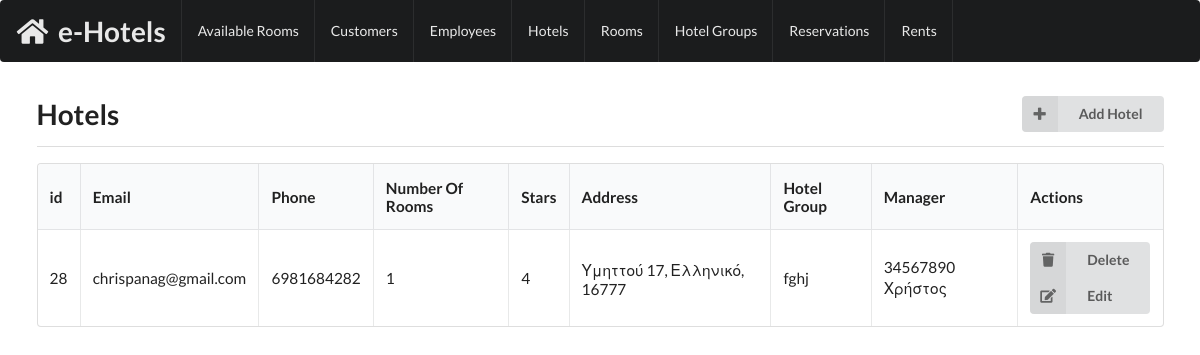
The page /hotels on the database as committed earlier.
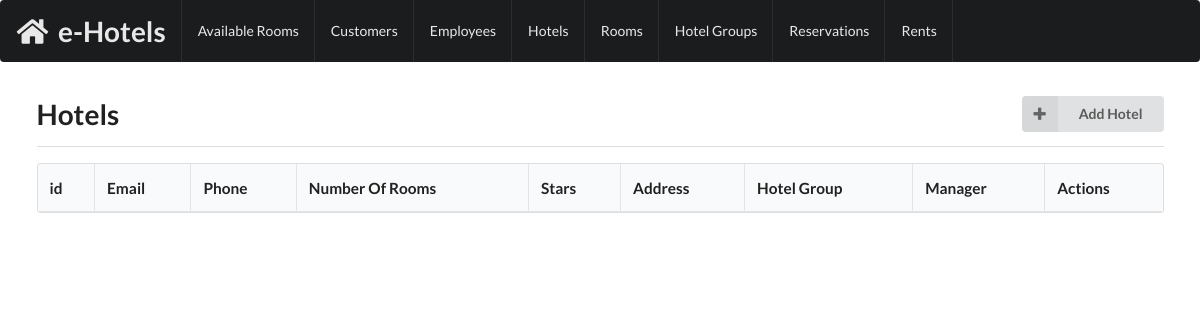
The same page on the database as committed later.
### tables this page shows
CREATE TABLE `HOTELS` (
  `id` int(11) NOT NULL,
  `email_address` varchar(255) NOT NULL,
  `phone_number` varchar(255) NOT NULL,
  `stars` enum('0','1','2','3','4','5') NOT NULL,
  `hotel_group_id` int(11) NOT NULL,
  `address_id` int(11) NOT NULL
);

CREATE TABLE `ADDRESSES` (
  `address_id` int(11) NOT NULL,
  `street` varchar(255) NOT NULL,
  `number` varchar(255) DEFAULT NULL,
  `postal_code` varchar(255) NOT NULL,
  `city` varchar(255) NOT NULL
);

CREATE TABLE `HOTEL_GROUPS` (
  `id` int(11) NOT NULL,
  `email` varchar(255) NOT NULL,
  `phone` varchar(255) NOT NULL,
  `hotel_number` int(11) GENERATED ALWAYS AS (_utf8mb4'SELECT COUNT(*) FROM HOTELS WHERE HOTELS.hotel_group_id = HOTEL_GROUPS.id') VIRTUAL
);

CREATE TABLE `EMPLOYEES` (
  `irs_number` varchar(255) NOT NULL,
  `ssn` varchar(255) NOT NULL,
  `first_name` varchar(255) NOT NULL,
  `last_name` varchar(255) NOT NULL,
  `address_id` int(11) NOT NULL
);

### controllers/view_controller.php (called while the page is built, shortened)
<?php
    class View {
        function __construct($name, $variables, $type = "View") {
            $this->name = $name;
            $this->values = array();
            foreach($variables as $key => $value) {
                $this->values[$key] = $value;
            }
        }
        function render() {
            $values = $this->values;
            require_once '../templates/header.php';
            require_once '../views/'.$this->name.'.php';
            require_once '../templates/footer.php';
        }
    }
?>

### controllers/hotels_controller.php (called while the page is built, shortened)
<?php
require_once '../models/hotel.php';
require_once '../models/employee.php';
require_once '../models/hotel_group.php';
require_once '../controllers/view_controller.php';
class HotelsController {
    function showAll() {
        $hotels = Hotel::fetchAll();
        (new View('hotels', array('hotels' => $hotels)
        ))->render();
        die();
    }
}
?>

### models/hotel.php (called while the page is built, shortened)
<?php
require_once '../models/hotel_group.php';
require_once '../models/employee.php';
class Hotel {
    private function isAssoc(array $arr) {
        return array_keys($arr) !== range(0, count($arr) - 1);
    }
    function __construct($hotel_data) {
        if (!Hotel::isAssoc($hotel_data)) {
            $this->id = $hotel_data[0];
            $this->email = $hotel_data[1];
            $this->phone = $hotel_data[2];
            $this->stars = $hotel_data[3];
            $this->hotel_group_id = $hotel_data[4];
            if (count($hotel_data) > 6) {
                $this->manager = new Employee(array_slice($hotel_data, 10));
            }
            if (count($hotel_data) > 16) {
                $this->address = new Address(array_slice($hotel_data, 16));
            }
        } else {
            $this->email = $hotel_data["email"];
            $this->phone = $hotel_data["phone"];
            $this->stars = $hotel_data["stars"];
            $this->hotel_group_id = $hotel_data["hotel_group_id"];
            $this->address = new Address($hotel_data);
        }
    }
    function rooms() {
        global $con;
        $result = $con->query("SELECT * FROM ROOMS WHERE hotel_id=" . $this->id);
        $result = $result->fetch_all();
        return array_map(array('Room','createRoom'), $result);
    }
    function hotelGroup() {
        global $con;
        $result = $con->query("SELECT * FROM HOTEL_GROUPS WHERE id=" . $this->hotel_group_id);
        $results = $result->fetch_all();
        return new HotelGroup($results[0]);
    }
    static function fetchAll() {
        global $con;
        $result = $con->query("SELECT * FROM (HOTELS INNER JOIN WORKS ON WORKS.hotel_id=HOTELS.id AND WORKS.position='manager') INNER JOIN EMPLOYEES ON EMPLOYEES.irs_number=employee_id INNER JOIN ADDRESSES ON HOTELS.address_id = ADDRESSES.address_id");
        $hotels_data = $result->fetch_all();
        return array_map(array('Hotel','createHotel'), $hotels_data);
    }
}
?>

### models/room.php (called while the page is built, shortened)
<?php
require_once '../mysql_connector.php';
require_once '../models/hotel.php';
class Room {
    private function isAssoc(array $arr) {
        return array_keys($arr) !== range(0, count($arr) - 1);
    }
    public static function createRoom($room_data) {
        return new Room($room_data);
    }
}
?>

### models/address.php (called while the page is built, shortened)
<?php
class Address {
    private function isAssoc(array $arr) {
        return array_keys($arr) !== range(0, count($arr) - 1);
    }
    function __construct($address_data) {
        if (!Address::isAssoc($address_data)) {
            $this->street = $address_data[1];
            $this->number = $address_data[2];
            $this->postal_code = $address_data[3];
            $this->city = $address_data[4];
        } else {
            $this->street = $address_data["street"];
            $this->number = $address_data["number"];
            $this->postal_code = $address_data["postal_code"];
            $this->city = $address_data['city'];
        }
    }
    function serialize() {
        return $this->street . " " . $this->number . ", " . $this->city . ", " . $this->postal_code;
    }
}
?>

### models/hotel_group.php (called while the page is built, shortened)
<?php
require_once '../mysql_connector.php';
require_once '../models/hotel.php';
class HotelGroup {
    private function isAssoc(array $arr) {
        return array_keys($arr) !== range(0, count($arr) - 1);
    }
    function __construct($hotel_group_data) {
        if (!HotelGroup::isAssoc($hotel_group_data)) {
            $this->email = $hotel_group_data[1];
        } else {
            $this->email = $hotel_group_data["email"];
            $this->phone = $hotel_group_data["phone"];
            $this->address = new Address($hotel_group_data);
        }
    }
}
?>

### models/employee.php (called while the page is built, shortened)
<?php
class Employee {
    private function isAssoc(array $arr) {
        return array_keys($arr) !== range(0, count($arr) - 1);
    }
    function __construct($employee_data) {
        if (!Employee::isAssoc($employee_data)) {
            $this->first_name = $employee_data[2];
            $this->last_name = $employee_data[3];
        } else {
            $this->irs_number = $employee_data["irs_number"];
            $this->ssn = $employee_data["ssn"];
            $this->first_name = $employee_data["first_name"];
            $this->last_name = $employee_data["last_name"];
            $this->address = new Address($employee_data);
        }
    }
}
?>

### views/hotels.php (the view, shortened to what the changed rows need)
<table class="ui large celled table">
  <thead>
    <tr><th>id</th>
    <th>Email</th>
    <th>Phone</th>
    <th>Number Of Rooms</th>
    <th>Stars</th>
    <th>Address</th>
    <th>Hotel Group</th>
    <th>Manager</th>
    <th>Actions</th>
  </tr></thead>
  <tbody>
  <?php
    foreach ($values['hotels'] as $hotel) {
  ?>
    <tr>
      <td><?php echo($hotel->id) ?></td>
      <td><?php echo($hotel->email) ?></td>
      <td><?php echo($hotel->phone) ?></td>
      <td><?php echo(count($hotel->rooms())) ?></td>
      <td><?php echo($hotel->stars) ?></td>
      <td><?php echo($hotel->address->serialize()) ?></td>
      <td><?php echo($hotel->hotelGroup()->email) ?></td>
      <td><?php echo($hotel->manager->first_name." ". $hotel->manager->last_name) ?></td>
      <td>
      <div class="ui fluid vertical labeled icon buttons">
        <a href="./deleteHotel?id=<?php echo($hotel->id) ?>"
        <button class="ui button">
          <i class="trash icon"></i>
          Delete
        </a>
        <a href="./editHotel?id=<?php echo($hotel->id) ?>"
        <button class="ui button">
          <i class="edit icon"></i>
          Edit
        </a>
      </div>
      </td>
    </tr>
  <?php } ?>
  </tbody>
</table>

Rows that differ between the two databases and show on the page:
removed hotels: id "28", email_address "chrispanag@gmail.com", phone_number "6981684282", count($hotel->rooms()) "1", stars "4", address.postal_code "Υμηττού 17, Ελληνικό, 16777", hotel_group.email "fghj", first_name "34567890", employees.first_name "Χρήστος"
